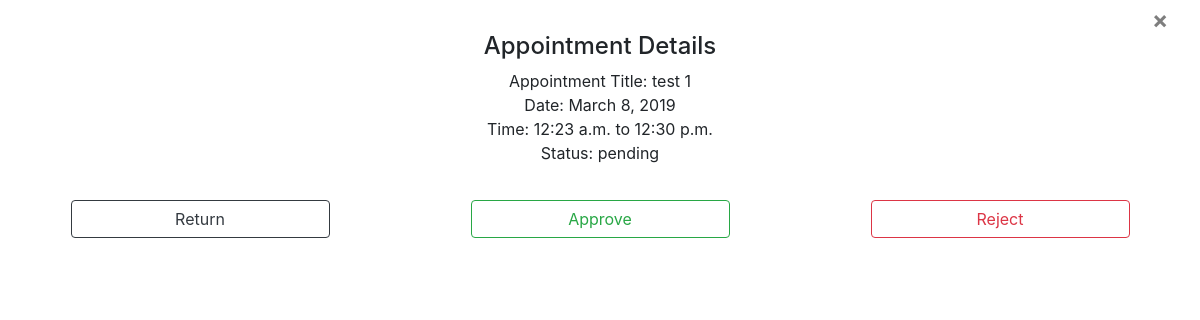
The app's page /appointment/3/ with its own data.
### main/models.py (models this page shows, shortened)
class Appointment(models.Model):
    eventPlanner = models.ForeignKey(
        'EventPlanner',
        on_delete=models.CASCADE,
    )
    parent = models.ForeignKey(
        'ParentProfile',
        on_delete=models.CASCADE,
    )
    apptTitle = models.CharField(max_length=30)
    apptDescription = models.CharField(max_length=200)
    apptDate = models.DateField()
    apptLocation = models.CharField(max_length=50)
    apptTimeFrom = models.TimeField()
    apptTimeTo = models.TimeField()
    apptStatus = models.CharField(max_length=8, choices=APPOINTMENT_STATUS, default = 'pending')
    apptRejectionReason = models.CharField(max_length=200, default = '-')

### main/forms.py (the view)
# urls.py: path('appointment/<int:pk>/', AppointmentDetailView.as_view(), name = 'appointment-detail'),
class AppointmentDetailView(DetailView):
    model=Appointment
    template_name = "schedule/appointment_detail.html"

### main/templates/schedule/appointment_detail.html (shortened to what this page needs)
{% block content %}
<!DOCTYPE html>
<head>
    {% load staticfiles  %}
    <link rel='stylesheet' href="{% static 'common/css/bootstrap.min.css' %}" type='text/css' />
</head>
<body>
	<div class="container-fluid">
		<div class="modal-header" style="border-bottom: none;">
				<button type="button" class="close" data-dismiss="modal" aria-label="Close">
					<span aria-hidden="true">&times;</span>
				</button>
		</div>
		<div class="row">
				<div class="col-md-12 text-center">
					<h4>Appointment Details</h4>
				</div>
			</div>
		<div class="row">
			<div class="col-md-12 text-center">
				Appointment Title: {{ object.apptTitle }}
			</div>
		</div>
		<div class="row">
			<div class="col-md-12 text-center">
				Date: {{ object.apptDate }}
			</div>
		</div>
		<div class="row">
			<div class="col-md-12 text-center">
				Time: {{ object.apptTimeFrom }} to {{ object.apptTimeTo }}
			</div>
			</div>
		<div class="row">
			<div class="col-md-12 text-center">
				Status: {{ object.apptStatus }}
			</div>
		</div>
		<div class="row" style="margin-top: 3%;	margin-bottom: 3%;">
			<div class="col-md-4 text-center">
					<a href ="{% url 'schedule-manage' current='pending' %}" role="button" class="btn btn-outline-dark"> Return </a>
			</div>
			<div class="col-md-4 text-center">
					<a href="{% url 'schedule-pending-manage' pk=object.id status='approved' %}" role="button" class="btn btn-outline-success">Approve</a>
			</div>
			<div class ="col-md-4 text-center">
				<button class="btn btn-outline-danger" id="reject" btn data-id="{% url 'appointment-update-staff' pk=object.id  %}"> Reject </button>
			</div>
		</div>
	</div>
</body>
</html>
{% endblock %}

### main/templates/schedule/appointment_detail.html (style rules this page uses)
span { position: absolute; left: 96%; top: 1%; }
.btn-outline-success, .btn-outline-dark, .btn-outline-danger { width: 70%; }

### records on screen
Appointment: apptTitle "test 1", apptDate "March 8, 2019", apptTimeFrom "12:23 a.m.", apptTimeTo "12:30 p.m.", apptStatus "pending"
